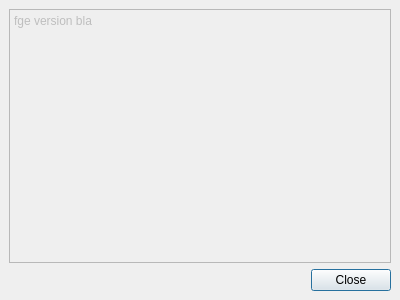
<?xml version="1.0" encoding="UTF-8"?>
<ui version="4.0">
 <class>AboutDialog</class>
 <widget class="QDialog" name="AboutDialog">
  <property name="geometry">
   <rect>
    <x>0</x>
    <y>0</y>
    <width>400</width>
    <height>300</height>
   </rect>
  </property>
  <property name="sizePolicy">
   <sizepolicy hsizetype="Expanding" vsizetype="Expanding">
    <horstretch>0</horstretch>
    <verstretch>0</verstretch>
   </sizepolicy>
  </property>
  <property name="windowTitle">
   <string>About</string>
  </property>
  <layout class="QVBoxLayout" name="verticalLayout">
   <property name="leftMargin">
    <number>0</number>
   </property>
   <property name="topMargin">
    <number>0</number>
   </property>
   <property name="rightMargin">
    <number>0</number>
   </property>
   <property name="bottomMargin">
    <number>0</number>
   </property>
   <item>
    <widget class="QScrollArea" name="scrollArea">
     <property name="frameShape">
      <enum>QFrame::Shape::NoFrame</enum>
     </property>
     <property name="widgetResizable">
      <bool>true</bool>
     </property>
     <widget class="QWidget" name="scrollAreaWidgetContents">
      <property name="geometry">
       <rect>
        <x>0</x>
        <y>0</y>
        <width>400</width>
        <height>300</height>
       </rect>
      </property>
      <layout class="QVBoxLayout" name="verticalLayout_2">
       <property name="leftMargin">
        <number>9</number>
       </property>
       <property name="topMargin">
        <number>9</number>
       </property>
       <property name="rightMargin">
        <number>9</number>
       </property>
       <property name="bottomMargin">
        <number>9</number>
       </property>
       <item>
        <widget class="QTextEdit" name="textEdit">
         <property name="enabled">
          <bool>false</bool>
         </property>
         <property name="sizeAdjustPolicy">
          <enum>QAbstractScrollArea::SizeAdjustPolicy::AdjustIgnored</enum>
         </property>
         <property name="html">
          <string>&lt;!DOCTYPE HTML PUBLIC &quot;-//W3C//DTD HTML 4.0//EN&quot; &quot;http://www.w3.org/TR/REC-html40/strict.dtd&quot;&gt;
&lt;html&gt;&lt;head&gt;&lt;meta name=&quot;qrichtext&quot; content=&quot;1&quot; /&gt;&lt;meta charset=&quot;utf-8&quot; /&gt;&lt;style type=&quot;text/css&quot;&gt;
p, li { white-space: pre-wrap; }
hr { height: 1px; border-width: 0; }
li.unchecked::marker { content: &quot;\2610&quot;; }
li.checked::marker { content: &quot;\2612&quot;; }
&lt;/style&gt;&lt;/head&gt;&lt;body style=&quot; font-family:'Sans Serif'; font-size:9pt; font-weight:400; font-style:normal;&quot;&gt;
&lt;p style=&quot; margin-top:0px; margin-bottom:0px; margin-left:0px; margin-right:0px; -qt-block-indent:0; text-indent:0px;&quot;&gt;fge version bla&lt;/p&gt;&lt;/body&gt;&lt;/html&gt;</string>
         </property>
        </widget>
       </item>
       <item>
        <widget class="QDialogButtonBox" name="buttonBox">
         <property name="orientation">
          <enum>Qt::Orientation::Horizontal</enum>
         </property>
         <property name="standardButtons">
          <set>QDialogButtonBox::StandardButton::Close</set>
         </property>
        </widget>
       </item>
      </layout>
     </widget>
    </widget>
   </item>
  </layout>
 </widget>
 <resources/>
 <connections>
  <connection>
   <sender>buttonBox</sender>
   <signal>accepted()</signal>
   <receiver>AboutDialog</receiver>
   <slot>accept()</slot>
   <hints>
    <hint type="sourcelabel">
     <x>248</x>
     <y>254</y>
    </hint>
    <hint type="destinationlabel">
     <x>157</x>
     <y>274</y>
    </hint>
   </hints>
  </connection>
  <connection>
   <sender>buttonBox</sender>
   <signal>rejected()</signal>
   <receiver>AboutDialog</receiver>
   <slot>reject()</slot>
   <hints>
    <hint type="sourcelabel">
     <x>316</x>
     <y>260</y>
    </hint>
    <hint type="destinationlabel">
     <x>286</x>
     <y>274</y>
    </hint>
   </hints>
  </connection>
 </connections>
</ui>
